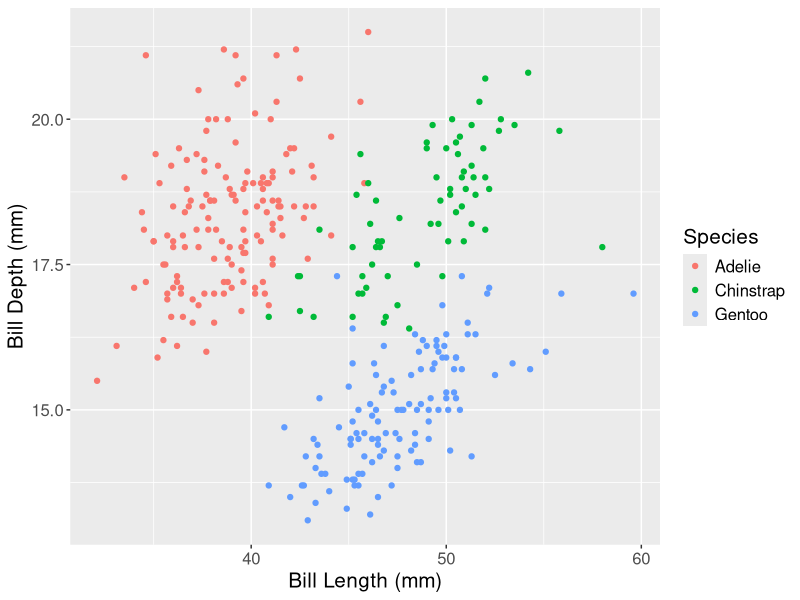

Write the R code that produced this figure.
# Run this to load all necessary libraries
library(tidyverse)
install.packages("palmerpenguins") # Run this if you can't load the palmerpenguins library 
library(palmerpenguins)
pgs <- penguins %>% drop_na
head(pgs)

# final plot from previous lab (Lab#2)
pgs %>% 
  ggplot() +
  geom_point(aes(x = bill_length_mm, y = bill_depth_mm, color = species),
             size = 1.5, alpha = 1) +
  labs(x = "Bill Length (mm)",
       y = "Bill Depth (mm)",
       color = "Species") +
  theme(text = element_text(size = 15))